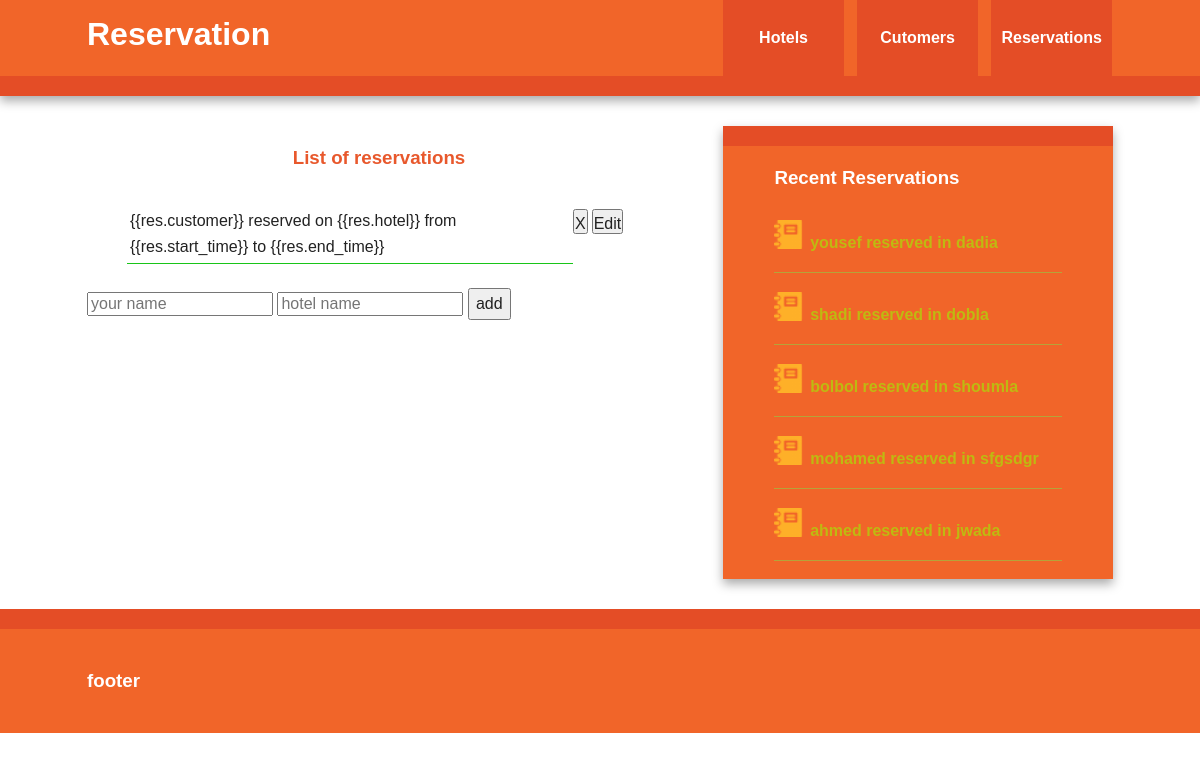
/reservation/allreservations, run on an earlier commit of the app's database.
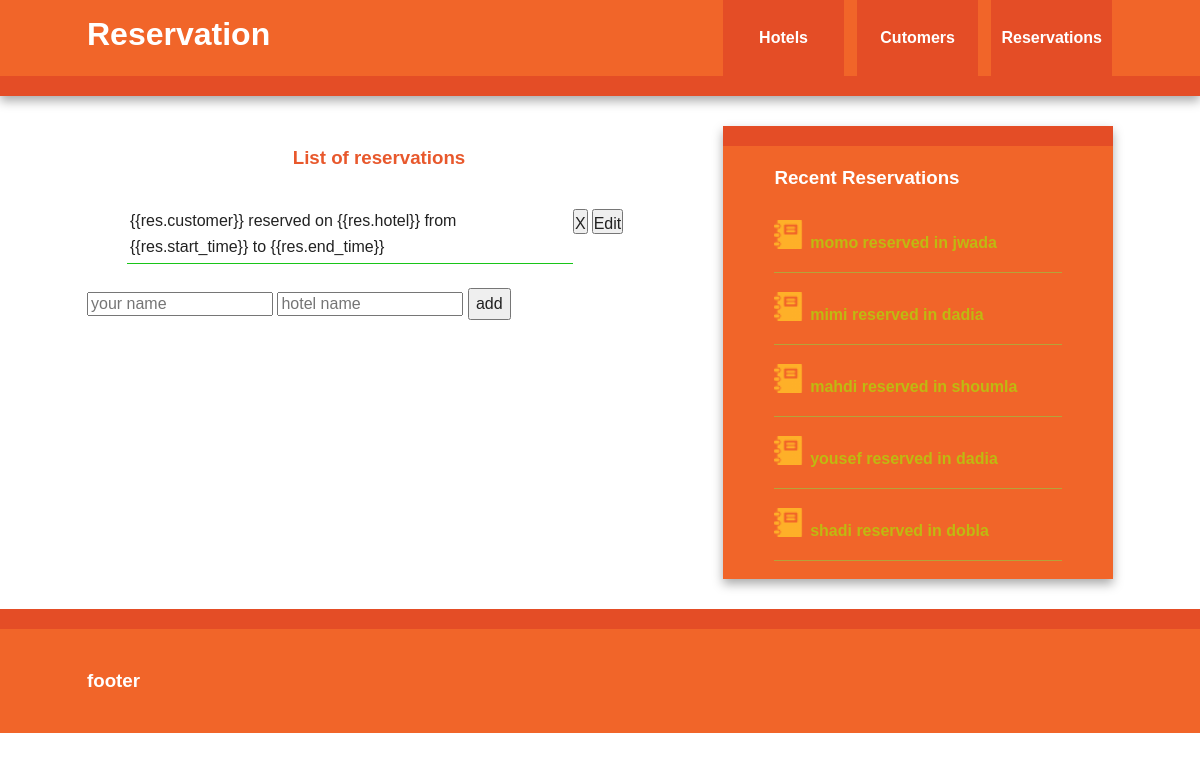
And on a later commit of the database.
### reservation/models.py (models this page shows, shortened)
class Reservation(models.Model):
    hotel = models.ForeignKey(Hotel)
    customer = models.ForeignKey(Customer)
    start_time = models.DateTimeField()
    end_time = models.DateTimeField()

class Customer(models.Model):
    customer_name = models.CharField(max_length=50)
    customer_number = models.CharField(max_length=50)
    def __str__(self):
        return self.customer_name

class Hotel(models.Model):
    hotel_name = models.CharField(max_length=50)
    hotel_city = models.CharField(max_length=50)
    total_rooms = models.IntegerField()
    empty_rooms = models.IntegerField()
    def __str__(self):
        return self.hotel_name

### reservation/views.py (the view)
# urls.py: url(r'allreservations',AllReservations),
def AllReservations(request):
    return render(request,"reservation/reservations.html",{'reservations':Reservation.objects.all(),'recentreservation': Reservation.objects.filter().order_by("-id")[:5]})

### templates/reservation/reservations.html
{% extends 'base.html' %}
{% block title %}
Reservation
{% endblock %}
{% block content %}
<h3 style="padding-left:60px;padding-right:60px;color: rgb(232, 88, 44);width: 464px;text-align: center">List of reservations</h3>
{% verbatim %}
<div ng-controller="Reservations">
  <ul style="display:inline-block;">
    <div ng-repeat="res in reservations">
      <li style="padding: 3px;border-bottom: 0.5px solid rgb(24, 197, 24);width: 440px;float: left;list-style: none">{{res.customer}} reserved on  {{res.hotel}} from {{res.start_time}}  to {{res.end_time}}</li><button ng-click="delete_customer(customer.id)" style="padding:0px;margin:0px;margin-top: 3.5px;height: 25px;float: left;margin-right: 4px;">X</button><button ng-click="update_reservation(res.id,res_hotel,res_customer)" style="padding:0px;margin:0px;margin-top: 3.5px;height: 25px;float: left;">Edit</button>
    </div>
  </ul>
  <input type="text" placeholder="your name" ng-model="res_customer"/>
  <input type="text" placeholder="hotel name" ng-model="res_hotel"/>
  <button ng-click="add_new_reservation(res_hotel,res_customer)">add</button>
</div>
{% endverbatim %}
{% endblock %}
{% block recent%}
<h3>Recent Reservations</h3>
{% for res in recentreservation %}
<div style="padding-top:5px;display:inline-block;border-bottom: 0.5px #b6a339 solid;width: 100%;">
  <img src="../../static/images/dossier.png"  style="padding: 0px;padding-top:6px;float: left;width: 10%;">
  <p style="float:left;padding-left: 7px;font-weight:bold;color:rgb(191,185,17);">{{res.customer}} reserved in {{res.hotel}}</p>
</div>
{% endfor %}
{% endblock %}

What changed in the data, as far as the page shows it:
no longer on this page (row unchanged): Reservation: customer "bolbol", hotel "shoumla"
no longer on this page (row unchanged): Reservation: customer "mohamed", hotel "sfgsdgr"
no longer on this page (row unchanged): Reservation: customer "ahmed", hotel "jwada"
added Reservation: customer "momo", hotel "jwada"
added Reservation: customer "mimi", hotel "dadia"
added Reservation: customer "mahdi", hotel "shoumla"
